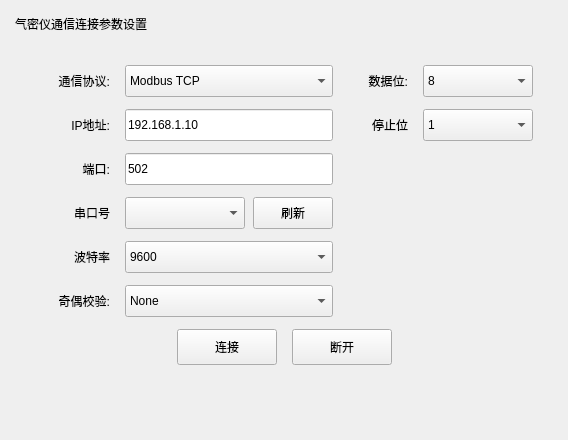
     <widget class="QWidget" name="tab">
      <attribute name="title">
       <string>  气密仪  </string>
      </attribute>
      <layout class="QVBoxLayout" name="verticalLayout_2">
       <property name="spacing">
        <number>12</number>
       </property>
       <property name="leftMargin">
        <number>15</number>
       </property>
       <property name="topMargin">
        <number>15</number>
       </property>
       <property name="rightMargin">
        <number>15</number>
       </property>
       <property name="bottomMargin">
        <number>15</number>
       </property>
       <item>
        <widget class="QLabel" name="titleLabel">
         <property name="text">
          <string>气密仪通信连接参数设置</string>
         </property>
        </widget>
       </item>
       <item>
        <widget class="QFrame" name="airtightFrame">
         <property name="minimumSize">
          <size>
           <width>0</width>
           <height>300</height>
          </size>
         </property>
         <layout class="QGridLayout" name="airtightGridLayout">
          <property name="leftMargin">
           <number>20</number>
          </property>
          <property name="topMargin">
           <number>20</number>
          </property>
          <property name="rightMargin">
           <number>20</number>
          </property>
          <property name="bottomMargin">
           <number>20</number>
          </property>
          <property name="horizontalSpacing">
           <number>15</number>
          </property>
          <property name="verticalSpacing">
           <number>12</number>
          </property>
          <item row="0" column="0">
           <widget class="QLabel" name="protocolLabel">
            <property name="minimumSize">
             <size>
              <width>75</width>
              <height>0</height>
             </size>
            </property>
            <property name="text">
             <string>通信协议:</string>
            </property>
            <property name="alignment">
             <set>Qt::AlignRight|Qt::AlignVCenter</set>
            </property>
           </widget>
          </item>
          <item row="0" column="1">
           <widget class="QComboBox" name="protocol">
            <property name="minimumSize">
             <size>
              <width>180</width>
              <height>32</height>
             </size>
            </property>
            <item>
             <property name="text">
              <string>Modbus TCP</string>
             </property>
            </item>
            <item>
             <property name="text">
              <string>Modbus RTU</string>
             </property>
            </item>
           </widget>
          </item>
          <item row="0" column="2">
           <widget class="QLabel" name="dataBitsLabel">
            <property name="minimumSize">
             <size>
              <width>60</width>
              <height>0</height>
             </size>
            </property>
            <property name="text">
             <string>数据位:</string>
            </property>
            <property name="alignment">
             <set>Qt::AlignRight|Qt::AlignVCenter</set>
            </property>
           </widget>
          </item>
          <item row="0" column="3">
           <widget class="QComboBox" name="dataBitsComboBox">
            <property name="minimumSize">
             <size>
              <width>110</width>
              <height>32</height>
             </size>
            </property>
            <item>
             <property name="text">
              <string>8</string>
             </property>
            </item>
            <item>
             <property name="text">
              <string>7</string>
             </property>
            </item>
           </widget>
          </item>
          <item row="1" column="0">
           <widget class="QLabel" name="ipLabel">
            <property name="text">
             <string>IP地址:</string>
            </property>
            <property name="alignment">
             <set>Qt::AlignRight|Qt::AlignVCenter</set>
            </property>
           </widget>
          </item>
          <item row="1" column="1">
           <widget class="QLineEdit" name="ipLineEdit">
            <property name="minimumSize">
             <size>
              <width>180</width>
              <height>32</height>
             </size>
            </property>
            <property name="text">
             <string>192.168.1.10</string>
            </property>
           </widget>
          </item>
          <item row="1" column="2">
           <widget class="QLabel" name="stopBitsLabel">
            <property name="text">
             <string>停止位</string>
            </property>
            <property name="alignment">
             <set>Qt::AlignRight|Qt::AlignVCenter</set>
            </property>
           </widget>
          </item>
          <item row="1" column="3">
           <widget class="QComboBox" name="stopBitsComboBox">
            <property name="minimumSize">
             <size>
              <width>110</width>
              <height>32</height>
             </size>
            </property>
            <item>
             <property name="text">
              <string>1</string>
             </property>
            </item>
            <item>
             <property name="text">
              <string>2</string>
             </property>
            </item>
           </widget>
          </item>
          <item row="2" column="0">
           <widget class="QLabel" name="portLabel">
            <property name="text">
             <string>端口:</string>
            </property>
            <property name="alignment">
             <set>Qt::AlignRight|Qt::AlignVCenter</set>
            </property>
           </widget>
          </item>
          <item row="2" column="1">
           <widget class="QLineEdit" name="portLineEdit">
            <property name="minimumSize">
             <size>
              <width>180</width>
              <height>32</height>
             </size>
            </property>
            <property name="text">
             <string>502</string>
            </property>
           </widget>
          </item>
          <item row="3" column="0">
           <widget class="QLabel" name="serialPortLabel">
            <property name="text">
             <string>串口号</string>
            </property>
            <property name="alignment">
             <set>Qt::AlignRight|Qt::AlignVCenter</set>
            </property>
           </widget>
          </item>
          <item row="3" column="1">
           <layout class="QHBoxLayout" name="serialPortLayout">
            <property name="spacing">
             <number>8</number>
            </property>
            <item>
             <widget class="QComboBox" name="serialPortComboBox">
              <property name="minimumSize">
               <size>
                <width>120</width>
                <height>32</height>
               </size>
              </property>
             </widget>
            </item>
            <item>
             <widget class="QPushButton" name="refreshSerialPortButton">
              <property name="minimumSize">
               <size>
                <width>50</width>
                <height>32</height>
               </size>
              </property>
              <property name="text">
               <string>刷新</string>
              </property>
             </widget>
            </item>
           </layout>
          </item>
          <item row="4" column="0">
           <widget class="QLabel" name="baudrateLabel">
            <property name="text">
             <string>波特率</string>
            </property>
            <property name="alignment">
             <set>Qt::AlignRight|Qt::AlignVCenter</set>
            </property>
           </widget>
          </item>
          <item row="4" column="1">
           <widget class="QComboBox" name="baudrateComboBox">
            <property name="minimumSize">
             <size>
              <width>180</width>
              <height>32</height>
             </size>
            </property>
            <item>
             <property name="text">
              <string>9600</string>
             </property>
            </item>
            <item>
             <property name="text">
              <string>19200</string>
             </property>
            </item>
            <item>
             <property name="text">
              <string>38400</string>
             </property>
            </item>
            <item>
             <property name="text">
              <string>57600</string>
             </property>
            </item>
            <item>
             <property name="text">
              <string>115200</string>
             </property>
            </item>
           </widget>
          </item>
          <item row="5" column="0">
           <widget class="QLabel" name="parityLabel">
            <property name="text">
             <string>奇偶校验:</string>
            </property>
            <property name="alignment">
             <set>Qt::AlignRight|Qt::AlignVCenter</set>
            </property>
           </widget>
          </item>
          <item row="5" column="1">
           <widget class="QComboBox" name="parityComboBox">
            <property name="minimumSize">
             <size>
              <width>180</width>
              <height>32</height>
             </size>
            </property>
            <item>
             <property name="text">
              <string>None</string>
             </property>
            </item>
            <item>
             <property name="text">
              <string>Even</string>
             </property>
            </item>
            <item>
             <property name="text">
              <string>Odd</string>
             </property>
            </item>
           </widget>
          </item>
          <item row="6" column="0" colspan="4">
           <layout class="QHBoxLayout" name="buttonLayout">
            <property name="spacing">
             <number>15</number>
            </property>
            <item>
             <spacer name="buttonSpacer1">
              <property name="orientation">
               <enum>Qt::Horizontal</enum>
              </property>
              <property name="sizeHint" stdset="0">
               <size>
                <width>40</width>
                <height>20</height>
               </size>
              </property>
             </spacer>
            </item>
            <item>
             <widget class="QPushButton" name="connectionButton">
              <property name="minimumSize">
               <size>
                <width>100</width>
                <height>36</height>
               </size>
              </property>
              <property name="text">
               <string>连接</string>
              </property>
             </widget>
            </item>
            <item>
             <widget class="QPushButton" name="disconnectButton">
              <property name="minimumSize">
               <size>
                <width>100</width>
                <height>36</height>
               </size>
              </property>
              <property name="text">
               <string>断开</string>
              </property>
             </widget>
            </item>
            <item>
             <spacer name="buttonSpacer2">
              <property name="orientation">
               <enum>Qt::Horizontal</enum>
              </property>
              <property name="sizeHint" stdset="0">
               <size>
                <width>40</width>
                <height>20</height>
               </size>
              </property>
             </spacer>
            </item>
           </layout>
          </item>
         </layout>
        </widget>
       </item>
       <item>
        <spacer name="verticalSpacer">
         <property name="orientation">
          <enum>Qt::Vertical</enum>
         </property>
         <property name="sizeHint" stdset="0">
          <size>
           <width>20</width>
           <height>40</height>
          </size>
         </property>
        </spacer>
       </item>
      </layout>
     </widget>
